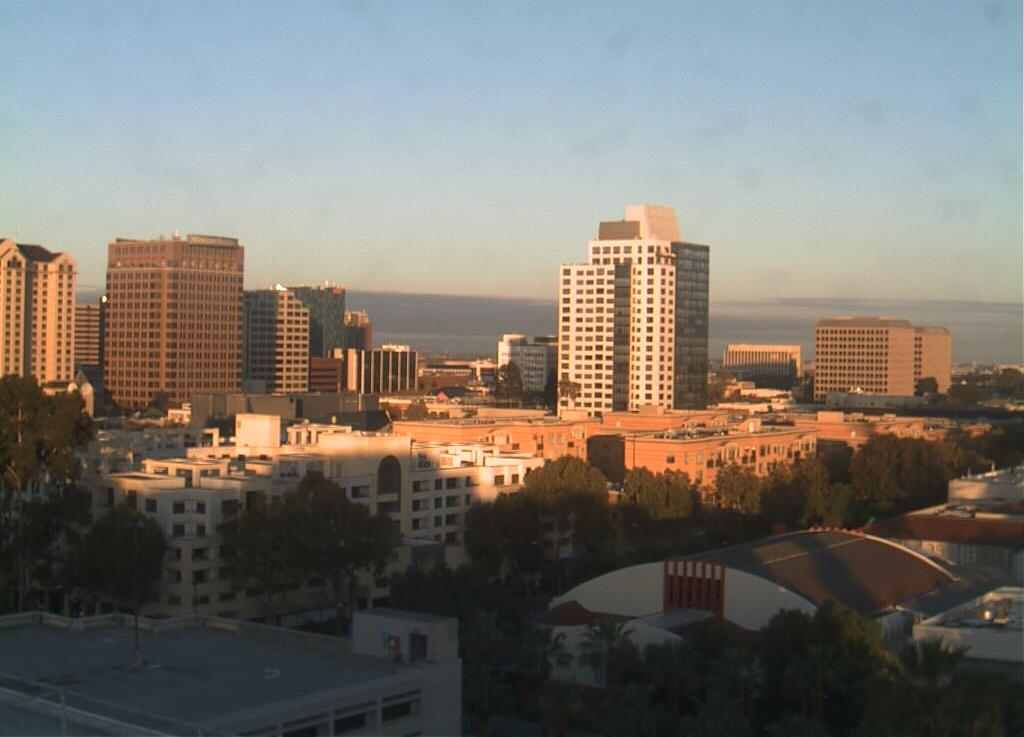
#> input picture Jobsheet4_Klasifikasi/images/training/day/20151101_145511.jpg, 1024 x 737 px; its folder holds only this picture in this run
$ jupyter execute --allow-errors Praktikum_5.ipynb
#> lines starting #> are read from the running program, lines starting #| are printed output that depends on the picture
<a href="https://colab.research.google.com/github/tyasenj/Pembelajaran_Mesin/blob/main/Jobsheet4_Klasifikasi/Praktikum_5.ipynb" target="_parent"></a>

## Langkah 0 - Import Library

[cell 1]
# Import Required Libraries
from pathlib import Path
import matplotlib.image as mpimg
import matplotlib.pyplot as plt
import cv2
import random
import numpy as np
import pandas as pd

Lakukan ekstraksi data gambar, kemudian definisikan lokasi gambar. Pada contoh ini, folder gambar berlokasi sama dengan lokasi file python

[cell 2]
# Image directories
train_dir = "/content/drive/MyDrive/Pembelajaran Mesin/images/training"
test_dir = "/content/drive/MyDrive/Pembelajaran Mesin/images/test"

## Langkah 1 - Load Data dan Visualisasikan

Buatlah fungsi untuk membuat daftar seluruh path dari gambar.

[cell 3]
def load_dataset(img_dir):
    p = Path(img_dir)
    dirs = p.glob('*')

    img_list = []

    for dir in dirs:
        label = str(dir).split('/')[-1]
        for file in dir.glob('*.jpg'):
            img = mpimg.imread(file)
#> img is the input picture: shape (737, 1024, 3); mean R, G, B 120.9, 116.4, 109.5

            if not img is None:
                img_list.append((img, label))

    return img_list

Load gambar training

[cell 4]
# Load training data
train_img = load_dataset(train_dir)
#> train_img = 2 items

Lakukan pengecekan pada salah satu data pada list. List harus berisi tuple dengan dua data, yaitu data gambar dan label dari gambar.

[cell 5]
# Check the first data
# It should be a tuple consist of arrays of image and image labels
train_img[0]

Cek ukuran gambar secara acak

[cell 6]
# Random size checking
pick_random = np.random.randint(0, len(train_img))
#> pick_random = 0

# Check img size
print(f'Image {pick_random}')
#| Image 0
print(train_img[pick_random][0].shape)
#| (737, 1024, 3)

Tampilkan gambar untuk inspeksi secara visual. Buatlah fungsi untuk membantu memvisualkan gambar

[cell 7]
# Function to Visualize
def random_img_viz(img_list):
    rand_num = np.random.randint(0, len(img_list))

    img = img_list[rand_num][0]
    label = img_list[rand_num][1]
    label_str = 'day' if label == 1 else 'night'

    plt.imshow(img)
    print(f'Shape\t: {img.shape}')
    print(f'Label\t: {label}')

Lakukan visualisasi gambar secara acak

[cell 8]
random_img_viz(train_img)
#> in random_img_viz, `rand_num = np.random.randint(0, len(img_list))`: rand_num = 1
#> in random_img_viz, `label = img_list[rand_num][1]`: label = 'night'
#| Shape	: (737, 1024, 3)
#| Label	: night

## Langkah 3 - Pra Pengolahan Data

Pada tahap ini, kita akan melakukan dua proses utama, yaitu standardisasi ukuran gambar, dan encoding label gambar.

Bualah fungsi berikut untuk menstandarkan ukuran gambar

[cell 9]
def standarized_input(image):
    # resize to w: 1100, h:600
    std_img = cv2.resize(image, (1100,600))

    return std_img

Selanjutnya, buatlah fungsi untuk kebutuhan encoding label

[cell 10]
def label_encoder(label):
    # Encode the label
    # day as 1; night as 0
    num_val = 0

    if(label == 'day'):
        num_val = 1

    return num_val

Terakhir, buatlah fungsi untuk melakukan kedua hal tersebut secara sekaligus untuk semua gambar dalam list.

[cell 11]
def preprocess(img_list):
    std_img_list = []

    for item in img_list:
        image = item[0]
        label = item[1]

        # Standarized the image
        std_img = standarized_input(image)

        # Create the label
        img_label = label_encoder(label)

        std_img_list.append((std_img, img_label))

    return std_img_list

Lakukan pra pengolahan data pada data training.

[cell 12]
train_std_img_list = preprocess(train_img)
#> the loop in preprocess, `for item in img_list:` made 2 passes
#> (label, num_val in label_encoder, img_label) on passes 1 to 2: ('day', 1, 1), ('night', 0, 0)
#> pass 1, in standarized_input, `std_img = cv2.resize(image, (1100,600))`:
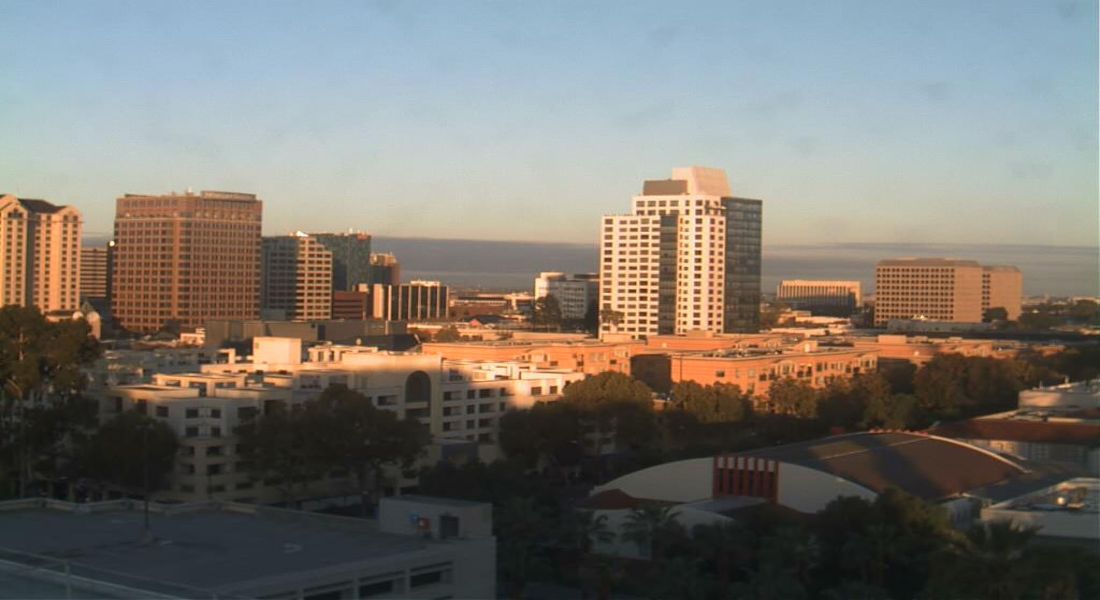
#> std_img: shape (600, 1100, 3); mean R, G, B 120.8, 116.3, 109.4
#> pass 2, in standarized_input (call 2), `std_img = cv2.resize(image, (1100,600))`:
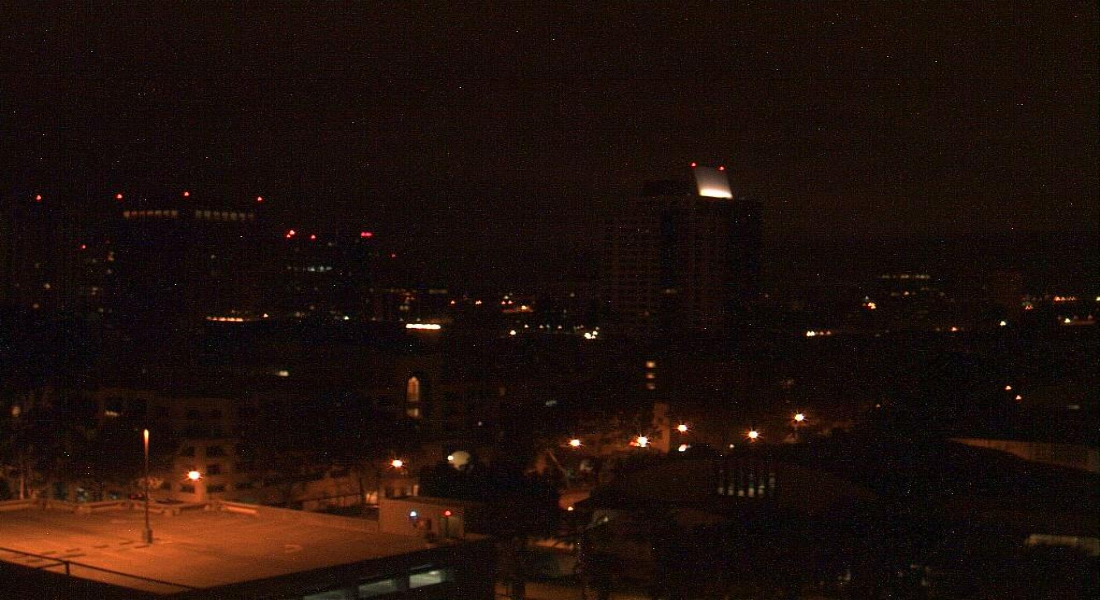
#> std_img: shape (600, 1100, 3); mean R, G, B 30.4, 15.4, 10.4
#> after the loop in preprocess, `for item in img_list:`: std_img_list = 2 items
#> train_std_img_list = 2 items

Lakukan pengecekan ukuran gambar secara acak

[cell 13]
# Random size checking
pick_random = np.random.randint(0, len(train_std_img_list))
#> pick_random = 1

# Check img size
print(f'Image {pick_random}')
#| Image 1
print(train_std_img_list[pick_random][0].shape)
#| (600, 1100, 3)

**WARNING!** Perhatikan ukuran (shape) dari data image. Atribut shape akan menampilkan dalam konteks baris (height) x kolom (width)

Lakukan inspeksi visual dengan fungsi random_img_viz yang telah dibuat sebelumnya pada gambar hasil pra pengolahan.

[cell 14]
random_img_viz(train_std_img_list)
#| Shape	: (600, 1100, 3)
#| Label	: 1

## Langkah 4 - Ekstraksi Fitur

Selanjutnya, untuk dapat membadakan antara label satu dengan label yang lain, kita memerlukan sebuah fitur. Fitur adalah penciri dari sebuah data yang dapat digunakan untuk membendakan data satu dengan yang lain. Pada percobaan kali ini, kita akan menggunakan fitur yang sederhana yaitu nilai rata-rata dari tingkat kecerahan gambar (average brightness). Namun sebelum dapat melakukan hal tersebut, kita akan mengubah ruang warna (colorspace) dari RGB menjadi HSV (Hue, Saturation, Value). Hal ini dikarenakan, tingkat kecerahan (brightness) lebih mudah didapatkan dari HSV berdasarkan nilai Valuenya.

Buatlah fungsi berikut untuk mendapatkan nilai rata-rata tingkat kecerahan

[cell 15]
# Get feature based on average brightness using HSV colorspace
def avg_brightness(image):
    # Convert image to HSV
    img_hsv = cv2.cvtColor(image, cv2.COLOR_RGB2HSV)

    # Calculate the avg of brightness
    sum_brightness = np.sum(img_hsv[:,:,2]) # take the 3rb value which is the V channel
    area = image.shape[0] * image.shape[1]
    avg = sum_brightness / area

    return avg

Lakukan pengecekan pada gambar secara acak. INGAT! Gunakan gambar yang telah melalui proses pra pengolahan data!

[cell 16]
# Check on random image
rand_img = np.random.randint(0, len(train_std_img_list))
#> rand_img = 1

feature_img = train_std_img_list[rand_img][0]

avg_img = avg_brightness(feature_img)
#> in avg_brightness, `img_hsv = cv2.cvtColor(image, cv2.COLOR_RGB2HSV)`: img_hsv: shape (600, 1100, 3); mean H, S, V 29.4, 165.1, 30.5
#> in avg_brightness, `sum_brightness = np.sum(img_hsv[:,:,2])`: sum_brightness = 20113255
#> in avg_brightness, `avg = sum_brightness / area`: avg = 30.47
#> avg_img = 30.47

print(f'Image {rand_img}')
#| Image 1
print(f'Avg Brighness: {avg_img:.4f}')
#| Avg Brighness: 30.4746
plt.imshow(feature_img)

## Langkah 5 - Klasifikasi dengan Metode Threshold

Pada tahap ini, kita akan melakukan proses klasifikasi sederhana dengan menggunakan nilai ambang batas (threshold) dari nilai rata-rata kecerahan yang kita tentukan sendiri.

Buatlah fungsi berikut,

[cell 17]
def predict_label(img, threshold):
    # Computer average brightness
    avg = avg_brightness(img)
    pred = 0

    # Predict the label based on user defined threshold
    if avg > threshold:
        pred = 1

    return pred

Lakukan pengecekan prediksi secara acak pada data training

[cell 18]
# Test the classifier on train data
rand_img = np.random.randint(0, len(train_std_img_list))

pred = predict_label(train_std_img_list[rand_img][0], threshold=120)
#> pred = 0

# Evaluate
print(f'Image {rand_img}')
#| Image 1
print(f'Actual label: {train_std_img_list[rand_img][1]}')
#| Actual label: 0
print(f'Predicted label: {pred}')
#| Predicted label: 0
plt.imshow(train_std_img_list[rand_img][0])

## Langkah 6 - Evaluasi (Manual)

Selanjutnya kita akan membuat fungsi evaluasi model sederhana, yaitu dengan membandingkan label yang diprediksi benar dengan seluruh data. Ingat kembali konsep confussion matrix.

Buatlah fungsi berikut,

[cell 19]
def evaluate(img_list, threshold):
    miss_labels = []

    for file in img_list:
        # Get the ground truth / correct label
        img = file[0]
        label = file[1]

        # Get prediction
        pred_label = predict_label(img, threshold)

        # Compare ground truth and pred
        if pred_label != label:
            miss_labels.append((img, pred_label, label))

    total_img = len(img_list)
    corr_pred = total_img - len(miss_labels)
    accuracy = corr_pred / total_img

    print(f'Accuracy: {accuracy:.4f}')

Lakukan evaluasi pada data training dengan nilai ambang batas 120

[cell 20]
# Evaluate on train data
evaluate(train_std_img_list, threshold=120)
#> the loop in evaluate, `for file in img_list:` made 2 passes
#> (label, pred in predict_label, pred_label) on passes 1 to 2: (1, 1, 1), (0, 0, 0)
#> after the loop in evaluate, `for file in img_list:`: miss_labels = []
#> in evaluate, `total_img = len(img_list)`: total_img = 2
#> in evaluate, `accuracy = corr_pred / total_img`: accuracy = 1
#| Accuracy: 1.0000

Anda dapat mengubah nilai ambang batas dan amati hasilnya.

Selanjutnya, kita akan melakukan evaluasi pada data testing. Namun sebelumnya, data testing harus diperlakukan sama dengan data training dalam konteks pra progolahan data dan ekstraksi fitur.

[cell 21]
# Evaluate on test data

# Load test data
test_img = load_dataset(test_dir)

# Preprocess
test_std_img_list = preprocess(test_img)
#> test_std_img_list = []

# Predict
#> (the rest of this cell did not finish here and is left out)


## **Another Way - Membuat Feature Vectors dan Klasifikasi dengan SVM**

Pada proses klasifikasi sebelumnya, kita hanya membedakan kelas day dan night dengan nilai ambang batas. Cara tersebut memang mudah untuk digunakan, akan tetapi belum tentu secara baik dan general dapat memedakan kedua data. Oleh karena itu, pada bagian ini, kita akan mencoba menggunakan pendekatan lain untuk melakukan proses klasifikasi. Kita akan kembali mulai pada langkah 4

## Langkah 4 alternatif - Membuat Feature Vectors

Perbedaan mendasar dari langkah 4 sebelumnya adalah, kita akan melakukan tabulasi semua nilai rata-rata kecerahan pada data, dan menyimpannya dalam bentuk tabel. Dalam konteks ini, kita akan membuat tabel dengan kolom fitur dan label.

Buatlah fungsi berikut,

[cell 22]
# Create function to extract feature for every images and stored in tabular data
# Stored in Pandas dataframe
def extract_avg_bright_feature(img_list):
    avg_list = []
    labels = []

    for img in img_list:
        img_avg = avg_brightness(img[0]) # Get the avg brightness from image
        img_label = img[1] # Get the image label

        avg_list.append(img_avg)
        labels.append(img_label)

    # Stack data in columcular way
    data = np.column_stack((avg_list, labels))
    # Create a Pandas dataframe
    df = pd.DataFrame(data, columns=['AVG_BRIGHT', 'LABELS'])

    return df

Cek hasilnya pada data training,

[cell 23]
# Extract feature on train data
train_avg_img = extract_avg_bright_feature(train_std_img_list)
#> the loop in extract_avg_bright_feature, `for img in img_list:` made 2 passes
#> (sum_brightness in avg_brightness, area in avg_brightness, avg in avg_brightness, img_avg, img_label) on passes 1 to 2: (87208323, 660000, 132.1, 132.1, 1), (20113255, 660000, 30.47, 30.47, 0)
#> after the loop in extract_avg_bright_feature, `for img in img_list:`: avg_list = [132.1, 30.47]; labels = [1, 0]
#> in extract_avg_bright_feature, `data = np.column_stack((avg_list, labels))`: data = [[132.1, 1], [30.47, 0]]
#> in extract_avg_bright_feature, `df = pd.DataFrame(data, columns=['AVG_BRIGHT', 'LABELS'])`: df = table of 2 rows and 2 columns
#> train_avg_img = table of 2 rows and 2 columns
print(f'Shape: {train_avg_img.shape}')
#| Shape: (2, 2)
train_avg_img.head()
#> Out = table of 2 rows and 2 columns

Lakukan langkah yang serupa pada data testing

[cell 24]
# Do the same thing on test data
test_avg_img = extract_avg_bright_feature(test_std_img_list)
#> test_avg_img = table of 0 rows and 2 columns
print(f'Shape: {test_avg_img.shape}')
#| Shape: (0, 2)
test_avg_img.head()
#> Out = table of 0 rows and 2 columns

## Langkah 5 alternatif

Selanjutnya, kita akan membuat model SVM dengan kernel RBF (default) dengan memanfaatkan libary scikit-learn.

[cell 25]
# import requied library
from sklearn.svm import SVC

# Split data and label
X_train = train_avg_img.iloc[:,0].values.reshape(-1,1)
#> X_train = [132.1, 30.47]
y_train = train_avg_img.iloc[:,1]
X_test = test_avg_img.iloc[:,0].values.reshape(-1,1)
#> X_test = empty array
y_test = test_avg_img.iloc[:,1]

model = SVC()
model.fit(X_train, y_train)

## Langkah 6 alternatif

Selanjutnya, kita akan melakukan evaluasi pada data training dan testing dengan bantuan library scikit-learn.

[cell 26]
from sklearn.metrics import accuracy_score

# Make a prediction on train data
y_train_pred = model.predict(X_train)
#> y_train_pred = [1, 0]

# Get the accuracy on train data
acc_train = accuracy_score(y_train, y_train_pred)
#> acc_train = 1

# Make a prediction on test data
#> (the rest of this cell did not finish here and is left out)
